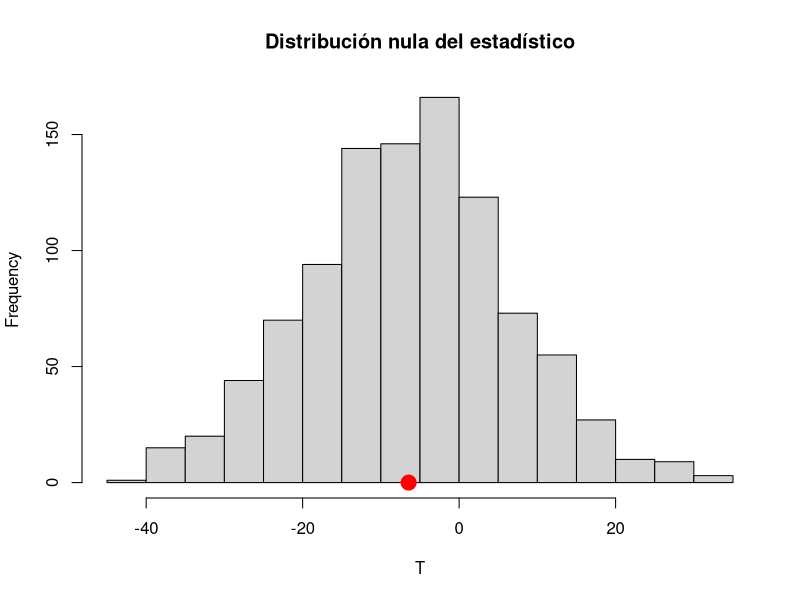
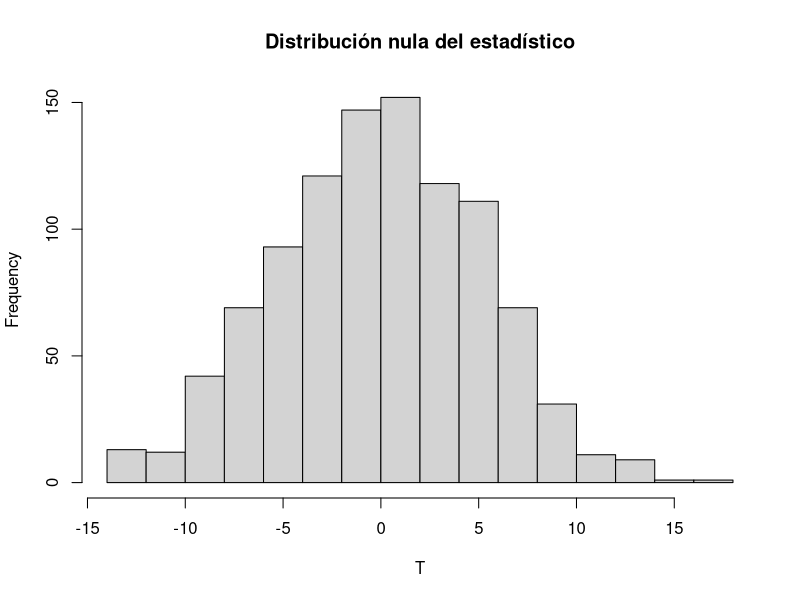

Reproduce these figures in R, in order.
# MUESTRA DE X DE TAMAÑO 7 CON MEDIA 129 Y SD 66.77. Y LLEVA A CABO UN TEST DE HIPÓTESIS PARA LA MEDIA 129 USANDO X_BARRA  
# -129 Y TOMANDO COMO DISTRIBUCIÓN NULA ESTIMADA: 

# A) LA DISTRIBUCIÓN EMPÍRICA DE LA MUESTRA (BOOTSTRAP SIMPLE)
# B) LA DISTRIBUCIÓN EMPÍRICA TRASLADADA PARA QUE TENGA MEDIA 129 (BOOTSTRAP TRASLADADO)

# APARTADO A
x = rnorm(7, mean=129, sd=66.77)
# CALCULO TOBS
# EL ESTADISTICO ES sqrt(n) * (mean - 129) / sd
n = 7
tobs = mean(x) - 129
tobs
B=1000
set.seed(1234)
T = numeric(B)

for (b in 1:B){
  bootsample = sample(x, size=n, replace=TRUE)
  T[b] = mean(bootsample) - 129
}
hist (T, main="Distribución nula del estadístico", xlab="T")
# H1 : MUY DISTINTA DE 129
mean(abs(T) >= abs(tobs))

points(tobs, 0, col="red", pch=19, cex=2)

# b)

x = rnorm(7, mean=129, sd=66.77)
# CALCULO TOBS
# EL ESTADISTICO ES sqrt(n) * (mean - 129) / sd
n = 7
tobs = mean(x) - 129
tobs
B=1000
set.seed(1234)
T = numeric(B)
nuevox = x - mean(x) + 129
for (b in 1:B){
  bootsample = sample(nuevox, size=n, replace=TRUE)
  T[b] = mean(bootsample) - 129
}
hist (T, main="Distribución nula del estadístico", xlab="T")
points(tobs, 0, col="red", pch=19, cex=2)
# H1: MUY DISTINTA DE 129
mean(abs(T) >= abs(tobs))
